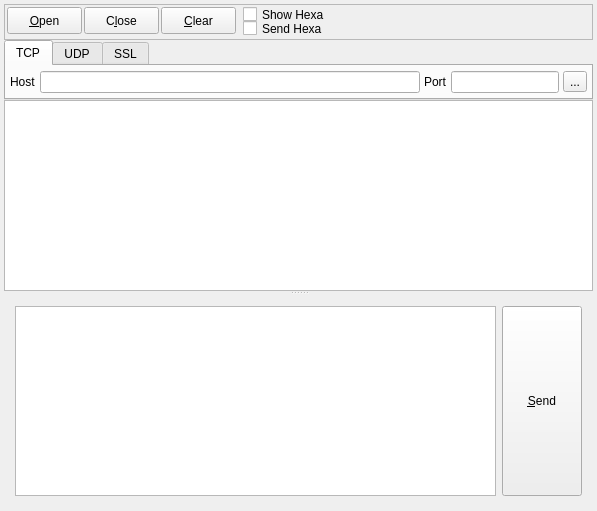
<?xml version="1.0" encoding="UTF-8"?>
<ui version="4.0">
 <class>Widget</class>
 <widget class="QWidget" name="Widget">
  <property name="geometry">
   <rect>
    <x>0</x>
    <y>0</y>
    <width>597</width>
    <height>511</height>
   </rect>
  </property>
  <property name="windowTitle">
   <string>NetClient</string>
  </property>
  <layout class="QGridLayout" name="gridLayout">
   <property name="leftMargin">
    <number>4</number>
   </property>
   <property name="topMargin">
    <number>4</number>
   </property>
   <property name="rightMargin">
    <number>4</number>
   </property>
   <property name="bottomMargin">
    <number>4</number>
   </property>
   <property name="spacing">
    <number>4</number>
   </property>
   <item row="0" column="0">
    <layout class="QVBoxLayout" name="mainLayout">
     <property name="spacing">
      <number>0</number>
     </property>
     <item>
      <widget class="QFrame" name="frameTop">
       <property name="minimumSize">
        <size>
         <width>0</width>
         <height>36</height>
        </size>
       </property>
       <property name="maximumSize">
        <size>
         <width>16777215</width>
         <height>39</height>
        </size>
       </property>
       <property name="frameShape">
        <enum>QFrame::StyledPanel</enum>
       </property>
       <property name="frameShadow">
        <enum>QFrame::Raised</enum>
       </property>
       <widget class="QPushButton" name="pbOpen">
        <property name="geometry">
         <rect>
          <x>3</x>
          <y>3</y>
          <width>75</width>
          <height>27</height>
         </rect>
        </property>
        <property name="text">
         <string>&amp;Open</string>
        </property>
       </widget>
       <widget class="QPushButton" name="pbClose">
        <property name="geometry">
         <rect>
          <x>80</x>
          <y>3</y>
          <width>75</width>
          <height>27</height>
         </rect>
        </property>
        <property name="text">
         <string>C&amp;lose</string>
        </property>
       </widget>
       <widget class="QPushButton" name="pbClear">
        <property name="geometry">
         <rect>
          <x>157</x>
          <y>3</y>
          <width>75</width>
          <height>27</height>
         </rect>
        </property>
        <property name="text">
         <string>&amp;Clear</string>
        </property>
       </widget>
       <widget class="QCheckBox" name="chkShowHexa">
        <property name="geometry">
         <rect>
          <x>239</x>
          <y>2</y>
          <width>105</width>
          <height>17</height>
         </rect>
        </property>
        <property name="text">
         <string>Show Hexa</string>
        </property>
       </widget>
       <widget class="QCheckBox" name="chkSendHexa">
        <property name="geometry">
         <rect>
          <x>239</x>
          <y>16</y>
          <width>105</width>
          <height>17</height>
         </rect>
        </property>
        <property name="text">
         <string>Send Hexa</string>
        </property>
       </widget>
      </widget>
     </item>
     <item>
      <widget class="QTabWidget" name="tabOption">
       <property name="sizePolicy">
        <sizepolicy hsizetype="Expanding" vsizetype="Minimum">
         <horstretch>0</horstretch>
         <verstretch>0</verstretch>
        </sizepolicy>
       </property>
       <property name="currentIndex">
        <number>0</number>
       </property>
       <widget class="QWidget" name="tabTcp">
        <attribute name="title">
         <string>TCP</string>
        </attribute>
        <layout class="QHBoxLayout" name="horizontalLayout_2" stretch="0,1,0,0,0">
         <property name="spacing">
          <number>4</number>
         </property>
         <property name="leftMargin">
          <number>4</number>
         </property>
         <property name="topMargin">
          <number>4</number>
         </property>
         <property name="rightMargin">
          <number>4</number>
         </property>
         <property name="bottomMargin">
          <number>4</number>
         </property>
         <item>
          <widget class="QLabel" name="lblTcpHost">
           <property name="text">
            <string>Host</string>
           </property>
          </widget>
         </item>
         <item>
          <widget class="QLineEdit" name="leTcpHost"/>
         </item>
         <item>
          <widget class="QLabel" name="lblTcpPort">
           <property name="text">
            <string>Port</string>
           </property>
          </widget>
         </item>
         <item>
          <widget class="QLineEdit" name="leTcpPort"/>
         </item>
         <item>
          <widget class="QToolButton" name="tbTcpAdvance">
           <property name="text">
            <string>...</string>
           </property>
          </widget>
         </item>
        </layout>
       </widget>
       <widget class="QWidget" name="tabUdp">
        <attribute name="title">
         <string>UDP</string>
        </attribute>
        <layout class="QHBoxLayout" name="horizontalLayout_3" stretch="0,1,0,0,0">
         <property name="spacing">
          <number>4</number>
         </property>
         <property name="leftMargin">
          <number>4</number>
         </property>
         <property name="topMargin">
          <number>4</number>
         </property>
         <property name="rightMargin">
          <number>4</number>
         </property>
         <property name="bottomMargin">
          <number>4</number>
         </property>
         <item>
          <widget class="QLabel" name="lblUdpHost">
           <property name="text">
            <string>Host</string>
           </property>
          </widget>
         </item>
         <item>
          <widget class="QLineEdit" name="leUdpHost"/>
         </item>
         <item>
          <widget class="QLabel" name="lblUdpPort">
           <property name="text">
            <string>Port</string>
           </property>
          </widget>
         </item>
         <item>
          <widget class="QLineEdit" name="leUdpPort"/>
         </item>
         <item>
          <widget class="QToolButton" name="tbUdpAdvance">
           <property name="text">
            <string>...</string>
           </property>
          </widget>
         </item>
        </layout>
       </widget>
       <widget class="QWidget" name="tabSsl">
        <attribute name="title">
         <string>SSL</string>
        </attribute>
        <layout class="QHBoxLayout" name="horizontalLayout_4" stretch="0,1,0,0,0">
         <property name="spacing">
          <number>4</number>
         </property>
         <property name="leftMargin">
          <number>4</number>
         </property>
         <property name="topMargin">
          <number>4</number>
         </property>
         <property name="rightMargin">
          <number>4</number>
         </property>
         <property name="bottomMargin">
          <number>4</number>
         </property>
         <item>
          <widget class="QLabel" name="lblSslHost">
           <property name="text">
            <string>Host</string>
           </property>
          </widget>
         </item>
         <item>
          <widget class="QLineEdit" name="leSslHost"/>
         </item>
         <item>
          <widget class="QLabel" name="lblSslPort">
           <property name="text">
            <string>Port</string>
           </property>
          </widget>
         </item>
         <item>
          <widget class="QLineEdit" name="leSslPort"/>
         </item>
         <item>
          <widget class="QToolButton" name="tbSslAdvanced">
           <property name="text">
            <string>...</string>
           </property>
          </widget>
         </item>
        </layout>
       </widget>
      </widget>
     </item>
     <item>
      <widget class="QSplitter" name="splitter">
       <property name="orientation">
        <enum>Qt::Vertical</enum>
       </property>
       <widget class="QPlainTextEdit" name="pteRecv">
        <property name="font">
         <font>
          <family>Courier New</family>
         </font>
        </property>
       </widget>
       <widget class="QWidget" name="layoutWidget">
        <layout class="QHBoxLayout" name="horizontalLayout">
         <item>
          <widget class="QPlainTextEdit" name="pteSend">
           <property name="font">
            <font>
             <family>Courier New</family>
            </font>
           </property>
          </widget>
         </item>
         <item>
          <widget class="QPushButton" name="pbSend">
           <property name="sizePolicy">
            <sizepolicy hsizetype="Minimum" vsizetype="Expanding">
             <horstretch>0</horstretch>
             <verstretch>0</verstretch>
            </sizepolicy>
           </property>
           <property name="text">
            <string>&amp;Send</string>
           </property>
          </widget>
         </item>
        </layout>
       </widget>
      </widget>
     </item>
    </layout>
   </item>
  </layout>
 </widget>
 <layoutdefault spacing="6" margin="11"/>
 <tabstops>
  <tabstop>pbOpen</tabstop>
  <tabstop>pbClose</tabstop>
  <tabstop>pbClear</tabstop>
  <tabstop>chkShowHexa</tabstop>
  <tabstop>chkSendHexa</tabstop>
  <tabstop>leTcpHost</tabstop>
  <tabstop>leTcpPort</tabstop>
  <tabstop>tbTcpAdvance</tabstop>
  <tabstop>leUdpHost</tabstop>
  <tabstop>leUdpPort</tabstop>
  <tabstop>tbUdpAdvance</tabstop>
  <tabstop>leSslHost</tabstop>
  <tabstop>leSslPort</tabstop>
  <tabstop>tbSslAdvanced</tabstop>
 </tabstops>
 <resources/>
 <connections/>
</ui>
